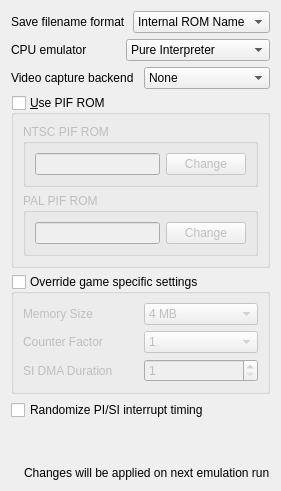
         <widget class="QWidget" name="coreTab">
          <attribute name="title">
           <string>Core</string>
          </attribute>
          <layout class="QVBoxLayout" name="verticalLayout_24">
           <item>
            <layout class="QHBoxLayout" name="horizontalLayout_46">
             <item>
              <widget class="QLabel" name="label_25">
               <property name="text">
                <string>Save filename format</string>
               </property>
              </widget>
             </item>
             <item>
              <widget class="QComboBox" name="coreSaveFilenameFormatComboBox">
               <item>
                <property name="text">
                 <string>Internal ROM Name</string>
                </property>
               </item>
               <item>
                <property name="text">
                 <string>Automatic</string>
                </property>
               </item>
              </widget>
             </item>
            </layout>
           </item>
           <item>
            <layout class="QHBoxLayout" name="horizontalLayout_43">
             <item>
              <widget class="QLabel" name="label_23">
               <property name="text">
                <string>CPU emulator</string>
               </property>
              </widget>
             </item>
             <item>
              <widget class="QComboBox" name="coreCpuEmulatorComboBox">
               <item>
                <property name="text">
                 <string>Pure Interpreter</string>
                </property>
               </item>
               <item>
                <property name="text">
                 <string>Cached Interpreter</string>
                </property>
               </item>
               <item>
                <property name="text">
                 <string>Dynamic Recompiler</string>
                </property>
               </item>
              </widget>
             </item>
            </layout>
           </item>
           <item>
            <layout class="QHBoxLayout" name="horizontalLayout_47">
             <item>
              <widget class="QLabel" name="label_26">
               <property name="text">
                <string>Video capture backend</string>
               </property>
              </widget>
             </item>
             <item>
              <widget class="QComboBox" name="coreVideoCaptureBackendComboBox">
               <item>
                <property name="text">
                 <string>None</string>
                </property>
               </item>
               <item>
                <property name="text">
                 <string>SDL3</string>
                </property>
               </item>
              </widget>
             </item>
            </layout>
           </item>
           <item>
            <widget class="QGroupBox" name="usePifRomGroupBox">
             <property name="title">
              <string>&amp;Use PIF ROM</string>
             </property>
             <property name="checkable">
              <bool>true</bool>
             </property>
             <property name="checked">
              <bool>false</bool>
             </property>
             <layout class="QVBoxLayout" name="verticalLayout_17">
              <item>
               <widget class="QGroupBox" name="groupBox_2">
                <property name="title">
                 <string>NTSC PIF ROM</string>
                </property>
                <layout class="QHBoxLayout" name="horizontalLayout_6">
                 <item>
                  <widget class="QLineEdit" name="ntscPifRomLineEdit">
                   <property name="readOnly">
                    <bool>true</bool>
                   </property>
                   <property name="clearButtonEnabled">
                    <bool>false</bool>
                   </property>
                  </widget>
                 </item>
                 <item>
                  <widget class="QPushButton" name="changeNTSCPifRomButton">
                   <property name="text">
                    <string>Change</string>
                   </property>
                  </widget>
                 </item>
                </layout>
               </widget>
              </item>
              <item>
               <widget class="QGroupBox" name="groupBox_3">
                <property name="title">
                 <string>PAL PIF ROM</string>
                </property>
                <layout class="QHBoxLayout" name="horizontalLayout_7">
                 <item>
                  <widget class="QLineEdit" name="palPifRomLineEdit">
                   <property name="readOnly">
                    <bool>true</bool>
                   </property>
                  </widget>
                 </item>
                 <item>
                  <widget class="QPushButton" name="changePALPifRomButton">
                   <property name="text">
                    <string>Change</string>
                   </property>
                  </widget>
                 </item>
                </layout>
               </widget>
              </item>
             </layout>
            </widget>
           </item>
           <item>
            <widget class="QGroupBox" name="coreOverrideGameSettingsGroup">
             <property name="enabled">
              <bool>true</bool>
             </property>
             <property name="title">
              <string>Override game specific settings</string>
             </property>
             <property name="checkable">
              <bool>true</bool>
             </property>
             <property name="checked">
              <bool>false</bool>
             </property>
             <layout class="QVBoxLayout" name="verticalLayout_18">
              <item>
               <layout class="QHBoxLayout" name="horizontalLayout_44">
                <item>
                 <widget class="QLabel" name="label_24">
                  <property name="text">
                   <string>Memory Size</string>
                  </property>
                 </widget>
                </item>
                <item>
                 <widget class="QComboBox" name="coreMemorySizeComboBox">
                  <item>
                   <property name="text">
                    <string>4 MB</string>
                   </property>
                  </item>
                  <item>
                   <property name="text">
                    <string>8 MB</string>
                   </property>
                  </item>
                 </widget>
                </item>
               </layout>
              </item>
              <item>
               <layout class="QHBoxLayout" name="horizontalLayout_45">
                <item>
                 <widget class="QLabel" name="label_46">
                  <property name="text">
                   <string>Counter Factor</string>
                  </property>
                 </widget>
                </item>
                <item>
                 <widget class="QComboBox" name="coreCounterFactorComboBox">
                  <item>
                   <property name="text">
                    <string>1</string>
                   </property>
                  </item>
                  <item>
                   <property name="text">
                    <string>2</string>
                   </property>
                  </item>
                  <item>
                   <property name="text">
                    <string>3</string>
                   </property>
                  </item>
                  <item>
                   <property name="text">
                    <string>4</string>
                   </property>
                  </item>
                  <item>
                   <property name="text">
                    <string>5</string>
                   </property>
                  </item>
                  <item>
                   <property name="text">
                    <string>6</string>
                   </property>
                  </item>
                 </widget>
                </item>
               </layout>
              </item>
              <item>
               <layout class="QHBoxLayout" name="horizontalLayout_48">
                <item>
                 <widget class="QLabel" name="label_47">
                  <property name="text">
                   <string>SI DMA Duration</string>
                  </property>
                 </widget>
                </item>
                <item>
                 <widget class="QSpinBox" name="coreSiDmaDurationSpinBox">
                  <property name="minimum">
                   <number>1</number>
                  </property>
                  <property name="maximum">
                   <number>9999999</number>
                  </property>
                  <property name="value">
                   <number>1</number>
                  </property>
                 </widget>
                </item>
               </layout>
              </item>
             </layout>
            </widget>
           </item>
           <item>
            <widget class="QCheckBox" name="coreRandomizeTimingCheckBox">
             <property name="text">
              <string>Randomize PI/SI interrupt timing</string>
             </property>
            </widget>
           </item>
           <item>
            <spacer name="verticalSpacer_7">
             <property name="orientation">
              <enum>Qt::Orientation::Vertical</enum>
             </property>
             <property name="sizeHint" stdset="0">
              <size>
               <width>20</width>
               <height>40</height>
              </size>
             </property>
            </spacer>
           </item>
           <item>
            <layout class="QHBoxLayout" name="emulationInfoLayout_0">
             <item>
              <widget class="QLabel" name="infoIconLabel_0">
               <property name="sizePolicy">
                <sizepolicy hsizetype="Minimum" vsizetype="Preferred">
                 <horstretch>0</horstretch>
                 <verstretch>0</verstretch>
                </sizepolicy>
               </property>
               <property name="text">
                <string/>
               </property>
               <property name="pixmap">
                <pixmap>:/newPrefix/Resource/Info.ico</pixmap>
               </property>
               <property name="wordWrap">
                <bool>false</bool>
               </property>
              </widget>
             </item>
             <item>
              <widget class="QLabel" name="label_49">
               <property name="sizePolicy">
                <sizepolicy hsizetype="Expanding" vsizetype="Minimum">
                 <horstretch>0</horstretch>
                 <verstretch>0</verstretch>
                </sizepolicy>
               </property>
               <property name="midLineWidth">
                <number>1</number>
               </property>
               <property name="text">
                <string>Changes will be applied on next emulation run</string>
               </property>
               <property name="textFormat">
                <enum>Qt::TextFormat::PlainText</enum>
               </property>
              </widget>
             </item>
            </layout>
           </item>
          </layout>
         </widget>
